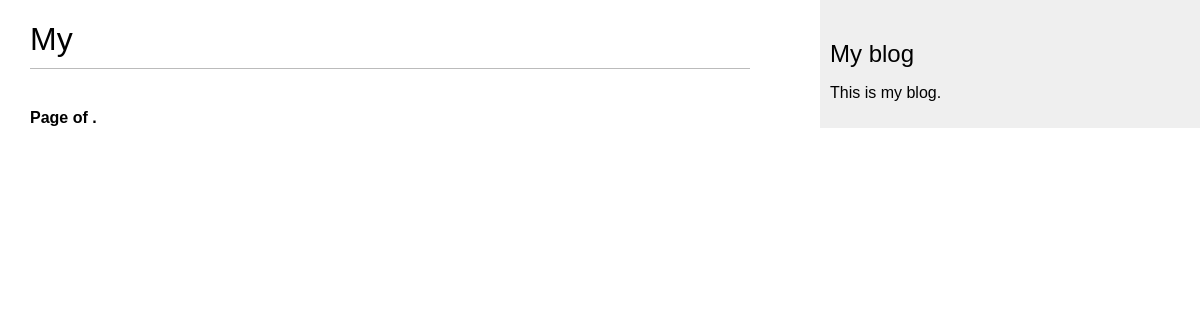
The page /blog/ on the database as committed earlier.
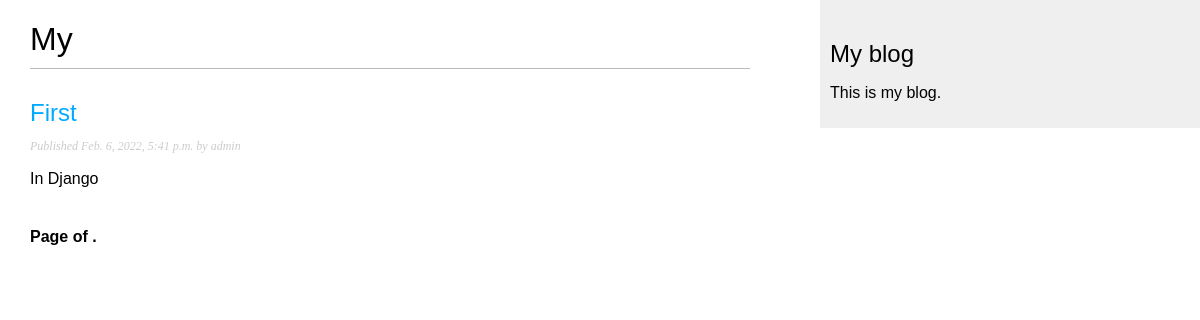
The same page on the database as committed later.
### blog/models.py (models this page shows, shortened)
class Post(models.Model):
	STATUS_CHOICES = (
		('draft', 'Draft'),
		('published', 'Published')
	)
	title = models.CharField(max_length=255)
	slug = models.SlugField(max_length=250, unique_for_date='publish')
	author = models.ForeignKey(
		User,
		on_delete=models.CASCADE,
		related_name='blog_posts'
	)
	body = models.TextField()
	publish = models.DateTimeField(default=timezone.now)
	created = models.DateTimeField(auto_now_add=True)
	updated = models.DateTimeField(auto_now=True)
	status = models.CharField(
		max_length=10,
		choices=STATUS_CHOICES,
		default='draft'
	)
	objects = models.Manager()
	published = PublishedManager()
	class Meta:
		ordering = ('-publish',)
	def get_absolute_url(self):
		return reverse('blog:post_detail', args=[
			self.publish.year,
			self.publish.month,
			self.publish.day,
			self.slug])

### blog/views.py (the view)
# urls.py: path('', views.post_list, name='post_list'),
def post_list(request):
	posts = Post.published.all()
	object_list = Post.published.all()
	paginator = Paginator(object_list, 3)
	page = request.GET.get('page')
	try:
		posts = paginator.page(page)
	except PageNotAnInteger:
		posts = paginator.page(1)
	except EmptyPage:
		posts = paginator.page(paginator.num_pages)
	return render(request, 'blog/post/list.html', {
		'page': page,
		'posts': posts
	})

### blog/models.py (called while the page is built)
	def get_queryset(self):
		return super(
			PublishedManager,
			self
		).get_queryset().filter(status='published')

### blog/templates/blog/post/list.html (shortened to what this page needs)
{% extends "blog/base.html" %}
{% block content %}
    <h1>My</h1>
    {% for post in posts %}
        <h2>
            <a href="{{ post.get_absolute_url }}">
                {{ post.title }}
            </a>
        </h2>
        <p class="date">
            Published {{ post.publish }} by {{ post.author }}
        </p>
        {{ post.body|truncatewords:30|linebreaks }}
    {% endfor %}
    {% include "pagination.html" with page=page_obj %}
{% endblock %}

Rows that differ between the two databases and show on the page:
added Post: title "First", publish "Feb. 6, 2022, 5:41 p.m.", author "admin", body "In Django"
